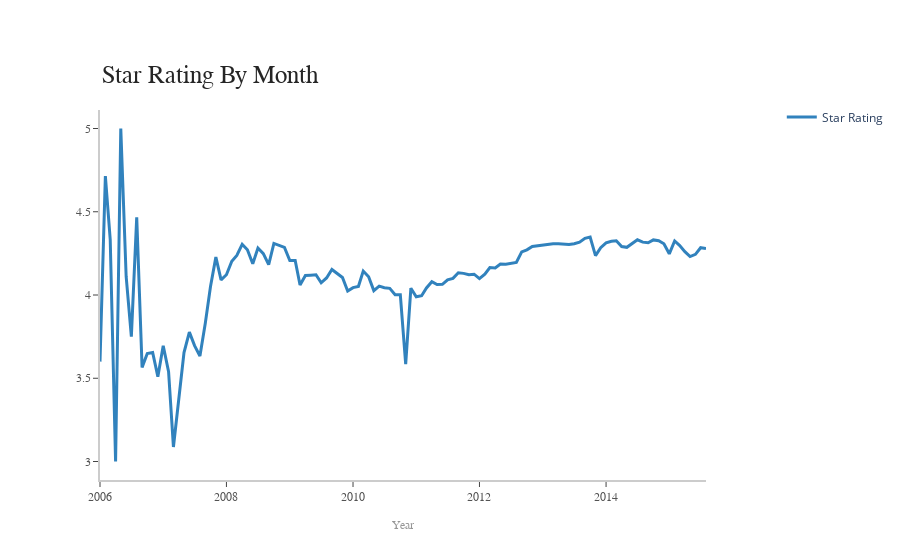

The notebook cell this image was saved under:
### Code cell
%%local

import plotly
import plotly.graph_objects as go

x = start_rate_total['_1']
y=start_rate_total['_2']
# max_value=review_count_month[review_count_month['_1']=='2013-01-01']
fig = go.Figure()
# Use the hovertext kw argument for hover text
fig.add_trace(go.Scatter(x=x, y=y, name='Star Rating',line = dict(color='rgb(49,130,189)', width=3),mode='lines'))
fig.update_layout(
    xaxis=dict(
        showline=True,
        showgrid=False,
        showticklabels=True,
        linecolor='rgb(204, 204, 204)',
        linewidth=2,
        ticks='outside',
        tickfont=dict(
            family='Arial',
            size=12,
            color='rgb(82, 82, 82)',
        ),
    ),
    yaxis=dict(
        showline=True,
        showgrid=False,
        showticklabels=True,
        linecolor='rgb(204, 204, 204)',
        linewidth=2,
        ticks='outside',
        tickfont=dict(
            family='Arial',
            size=12,
            color='rgb(82, 82, 82)',
        ),
    ),
    autosize=False,
    margin=dict(
        autoexpand=True,
        l=100,
        r=20,
        t=110,
    ),
    showlegend=True,
    plot_bgcolor='white'
)
annotations = []

#annotation
annotations = []
annotations.append(dict(xref='paper', yref='paper', x=0.0, y=1.05,
                              xanchor='left', yanchor='bottom',
                              text='Star Rating By Month',
                              font=dict(family='Arial',
                                        size=25,
                                        color='rgb(37,37,37)'),
                              showarrow=False))

annotations.append(dict(xref='paper', yref='paper', x=0.5, y=-0.1,
                              xanchor='center', yanchor='top',
                              text='Year',
                              font=dict(family='Arial',
                                        size=12,
                                        color='rgb(150,150,150)'),
                              showarrow=False))

# annotations.append(dict(xref='paper', yref='paper', x=0.75, y=1.01,
#                               xanchor='center', yanchor='top',
#                               text='Max Count at 2013-01',
#                               font=dict(family='Arial',
#                                         size=12,
#                                         color='black'),
#                               showarrow=False))
# Legend
fig.update_layout(legend=dict(
    orientation="v",
    yanchor="top",
    y=1.02,
    xanchor="right",
    x=1.3
))

fig.update_layout(annotations=annotations)

fig.show()

### Figure 1 — Plotly figure (JSON) as saved in the notebook; plotly's stock layout.template omitted (floating-point values rounded to 4 significant figures)
{"data": [{"line": {"color": "rgb(49,130,189)", "width": 3}, "mode": "lines", "name": "Star Rating", "type": "scatter", "x": ["2006-01-01T00:00:00", "2006-02-01T00:00:00", "2006-03-01T00:00:00", "2006-04-01T00:00:00", "2006-05-01T00:00:00", "2006-06-01T00:00:00", "2006-07-01T00:00:00", "2006-08-01T00:00:00", "2006-09-01T00:00:00", "2006-10-01T00:00:00", "2006-11-01T00:00:00", "2006-12-01T00:00:00", "2007-01-01T00:00:00", "2007-02-01T00:00:00", "2007-03-01T00:00:00", "2007-04-01T00:00:00", "2007-05-01T00:00:00", "2007-06-01T00:00:00", "2007-07-01T00:00:00", "2007-08-01T00:00:00", "2007-09-01T00:00:00", "2007-10-01T00:00:00", "2007-11-01T00:00:00", "2007-12-01T00:00:00", "2008-01-01T00:00:00", "2008-02-01T00:00:00", "2008-03-01T00:00:00", "2008-04-01T00:00:00", "2008-05-01T00:00:00", "2008-06-01T00:00:00", "2008-07-01T00:00:00", "2008-08-01T00:00:00", "2008-09-01T00:00:00", "2008-10-01T00:00:00", "2008-11-01T00:00:00", "2008-12-01T00:00:00", "2009-01-01T00:00:00", "2009-02-01T00:00:00", "2009-03-01T00:00:00", "2009-04-01T00:00:00", "2009-05-01T00:00:00", "2009-06-01T00:00:00", "2009-07-01T00:00:00", "2009-08-01T00:00:00", "2009-09-01T00:00:00", "2009-10-01T00:00:00", "2009-11-01T00:00:00", "2009-12-01T00:00:00", "2010-01-01T00:00:00", "2010-02-01T00:00:00", "2010-03-01T00:00:00", "2010-04-01T00:00:00", "2010-05-01T00:00:00", "2010-06-01T00:00:00", "2010-07-01T00:00:00", "2010-08-01T00:00:00", "2010-09-01T00:00:00", "2010-10-01T00:00:00", "2010-11-01T00:00:00", "2010-12-01T00:00:00", "2011-01-01T00:00:00", "2011-02-01T00:00:00", "2011-03-01T00:00:00", "2011-04-01T00:00:00", "2011-05-01T00:00:00", "2011-06-01T00:00:00", "2011-07-01T00:00:00", "2011-08-01T00:00:00", "2011-09-01T00:00:00", "2011-10-01T00:00:00", "2011-11-01T00:00:00", "2011-12-01T00:00:00", "2012-01-01T00:00:00", "2012-02-01T00:00:00", "2012-03-01T00:00:00", "2012-04-01T00:00:00", "2012-05-01T00:00:00", "2012-06-01T00:00:00", "2012-07-01T00:00:00", "2012-08-01T00:00:00", "2012-09-01T00:00:00", "2012-10-01T00:00:00", "2012-11-01T00:00:00", "2012-12-01T00:00:00", "2013-01-01T00:00:00", "2013-02-01T00:00:00", "2013-03-01T00:00:00", "2013-04-01T00:00:00", "2013-05-01T00:00:00", "2013-06-01T00:00:00", "2013-07-01T00:00:00", "2013-08-01T00:00:00", "2013-09-01T00:00:00", "2013-10-01T00:00:00", "2013-11-01T00:00:00", "2013-12-01T00:00:00", "2014-01-01T00:00:00", "2014-02-01T00:00:00", "2014-03-01T00:00:00", "2014-04-01T00:00:00", "2014-05-01T00:00:00", "2014-06-01T00:00:00", "2014-07-01T00:00:00", "2014-08-01T00:00:00", "2014-09-01T00:00:00", "2014-10-01T00:00:00", "2014-11-01T00:00:00", "2014-12-01T00:00:00", "2015-01-01T00:00:00", "2015-02-01T00:00:00", "2015-03-01T00:00:00", "2015-04-01T00:00:00", "2015-05-01T00:00:00", "2015-06-01T00:00:00", "2015-07-01T00:00:00", "2015-08-01T00:00:00"], "y": [3.6, 4.714, 4.333, 3, 5, 4.111, 3.75, 4.467, 3.565, 3.649, 3.655, 3.509, 3.695, 3.539, 3.087, 3.359, 3.654, 3.777, 3.696, 3.634, 3.831, 4.051, 4.227, 4.091, 4.122, 4.203, 4.238, 4.305, 4.271, 4.188, 4.282, 4.249, 4.182, 4.31, 4.297, 4.286, 4.207, 4.207, 4.06, 4.117, 4.119, 4.122, 4.073, 4.102, 4.153, 4.131, 4.105, 4.024, 4.044, 4.052, 4.144, 4.11, 4.026, 4.053, 4.044, 4.04, 4.002, 4.002, 3.585, 4.041, 3.989, 3.996, 4.042, 4.08, 4.062, 4.064, 4.091, 4.1, 4.133, 4.13, 4.122, 4.125, 4.098, 4.125, 4.165, 4.162, 4.186, 4.185, 4.188, 4.196, 4.259, 4.271, 4.292, 4.296, 4.299, 4.304, 4.308, 4.308, 4.305, 4.303, 4.308, 4.317, 4.341, 4.348, 4.236, 4.284, 4.313, 4.323, 4.326, 4.291, 4.286, 4.311, 4.331, 4.317, 4.313, 4.331, 4.327, 4.307, 4.247, 4.325, 4.298, 4.261, 4.231, 4.244, 4.284, 4.279]}], "layout": {"annotations": [{"font": {"color": "rgb(37,37,37)", "family": "Arial", "size": 25}, "showarrow": false, "text": "Star Rating By Month", "x": 0, "xanchor": "left", "xref": "paper", "y": 1.05, "yanchor": "bottom", "yref": "paper"}, {"font": {"color": "rgb(150,150,150)", "family": "Arial", "size": 12}, "showarrow": false, "text": "Year", "x": 0.5, "xanchor": "center", "xref": "paper", "y": -0.1, "yanchor": "top", "yref": "paper"}], "autosize": false, "legend": {"orientation": "v", "x": 1.3, "xanchor": "right", "y": 1.02, "yanchor": "top"}, "margin": {"autoexpand": true, "l": 100, "r": 20, "t": 110}, "plot_bgcolor": "white", "showlegend": true, "xaxis": {"linecolor": "rgb(204, 204, 204)", "linewidth": 2, "showgrid": false, "showline": true, "showticklabels": true, "tickfont": {"color": "rgb(82, 82, 82)", "family": "Arial", "size": 12}, "ticks": "outside"}, "yaxis": {"linecolor": "rgb(204, 204, 204)", "linewidth": 2, "showgrid": false, "showline": true, "showticklabels": true, "tickfont": {"color": "rgb(82, 82, 82)", "family": "Arial", "size": 12}, "ticks": "outside"}}}
